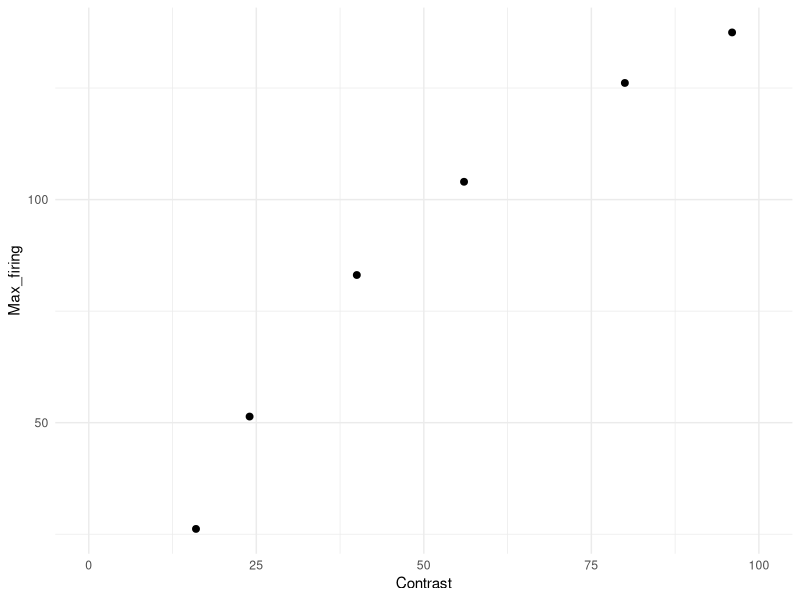
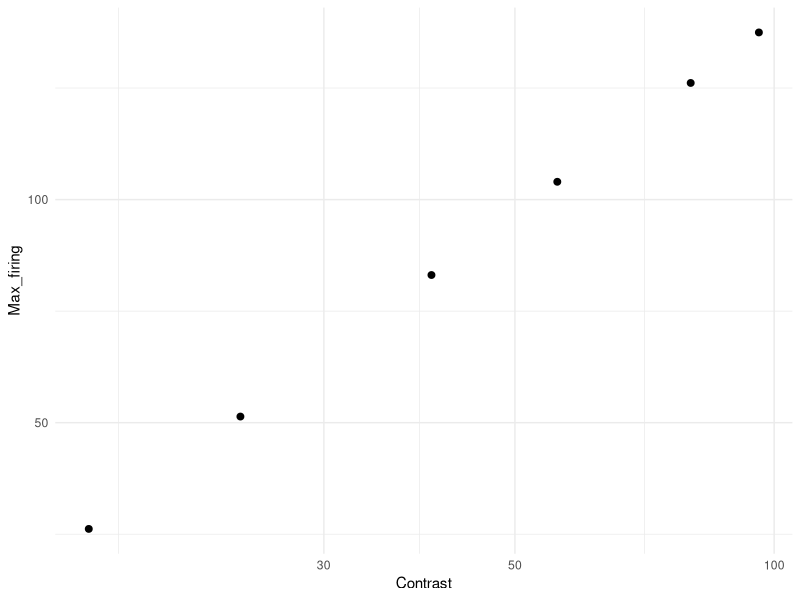

These charts were generated, in order, by the following R code: (Note: this script raises an error after producing the figures.)
# Simulation based on Albrecht & Hamilton (1982, fig. 1G)

library(tidyverse)
library(doParallel)
library(foreach)

Contrast <- c(2, 4, 8, 16, 24, 40, 56, 80, 96)
a <- -146 # fixed at 60 for comparability
b <-  143

Max_firing <- a + b * log10(Contrast)
df_ah <- data.frame(Contrast, Max_firing)
df_ah <- df_ah[df_ah$Max_firing >= 0, ]

g1 <- ggplot(df_ah, aes(x = Contrast, y = Max_firing)) +
  geom_point(size = 2) +
  coord_cartesian(xlim = c(0, 100)) +
  theme_minimal()
g1            

g2 <- ggplot(df_ah, aes(x = Contrast, y = Max_firing)) +
  geom_point(size = 2) +
  scale_x_log10() +
  theme_minimal()
g2 

### Simulation ###
cl <- makeCluster(parallel::detectCores() - 1)
registerDoParallel(cl)

n_neurons <- 180                                               # Number of neurons in the population
orientations <- seq(1, 180, by = 1)                            # Possible orientations (0 to 359 degrees)
preferred_orientations <-  seq(1, 180, length.out = n_neurons) # Preferred orientation of each neuron
max_firing_seq <- df_ah$Max_firing                             # Maximum firing rate of each neuron
contrast <-       df_ah$Contrast
tuning_width    <- 20                                          # Tuning width (standard deviation) of each neuron's response curve
n_trials <- 10000

all_results <- list()

for (max_firing_rate in max_firing_seq) {
  
  cat("Running max firing rate =", max_firing_rate, "\n")
  
  tuning_curves <- matrix(0, nrow = n_neurons, ncol = length(orientations))
  
  for (i in 1:n_neurons) {
    tuning_curves[i, ] <- max_firing_rate * exp(
      -0.5 * (
        pmin(abs(orientations - preferred_orientations[i]),
             180 - abs(orientations - preferred_orientations[i]))^2
      ) / tuning_width^2
    )
  }
  
  # ---- 90 ----
  responses_90 <- foreach(
    i = 1:n_trials,
    .combine = rbind,
    .packages = "stats"
  ) %dopar% {
    
    input_90 <- rnorm(n_trials, 90, 0)
    idx <- round(input_90[i]) + 1
    idx <- pmin(pmax(idx, 1), 180)
    
    mu <- tuning_curves[, idx]
    mu[mu == 0] <- 1e-8
    
    resp <- rnbinom(n_neurons, size = 1000000, mu = mu)
    
    cbind(resp,
          neuron = seq_len(n_neurons),
          stim = 90,
          trial = i,
          maxFR = max_firing_rate)
  }
  
  # ---- 91 ----
  responses_91 <- foreach(
    i = 1:n_trials,
    .combine = rbind,
    .packages = "stats"
  ) %dopar% {
    
    input_91 <- rnorm(n_trials, 91, 0)
    idx <- round(input_91[i]) + 1
    idx <- pmin(pmax(idx, 1), 180)
    
    mu <- tuning_curves[, idx]
    mu[mu == 0] <- 1e-8
    
    resp <- rnbinom(n_neurons, size = 1000000, mu = mu)
    
    cbind(resp,
          neuron = seq_len(n_neurons),
          stim = 91,
          trial = i,
          maxFR = max_firing_rate)
  }
  
  df_tmp <- as.data.frame(rbind(responses_90, responses_91))
  colnames(df_tmp) <- c("Spikes", "Neuron", "Stimulus", "Trial", "Contrast")
  
  all_results[[as.character(max_firing_rate)]] <- df_tmp
}

df <- do.call(rbind, all_results)
df$Contrast <- contrast[match(df$Contrast, max_firing_seq)]

### Visualization ###
df %>%
  group_by(Stimulus, Contrast, Trial) %>%
  summarise(Sum_spikes = sum(Spikes), .groups = "drop") -> df_sum

g3 <- ggplot(df_sum, aes(x = Sum_spikes, color = factor(Contrast))) +
  geom_density(alpha = 0.2, linewidth = 1) +
  theme_classic() +
  labs(
    x = "Sum of spikes",
    y = "Density",
    color = "Contrast",
    fill =  "Contrast"
  )
g3

df_sum %>%
  group_by(Contrast) %>%
  summarise(Mean_sum_spikes = mean(Sum_spikes),
            SD_sum_spikes = sd(Sum_spikes), .groups = "drop") -> df_summary

df_summary %>%
  ggplot(aes(x = Contrast, y = Mean_sum_spikes)) +
  geom_point(size = 2) +
  coord_cartesian(xlim = c(0, 100)) +
  theme_minimal() -> g4
g4

df_summary %>%
  ggplot(aes(x = Contrast, y = Mean_sum_spikes)) +
  geom_point(size = 2) +
  scale_x_log10() +
  scale_y_log10() +
  theme_minimal() -> g5
g5

df_summary %>%
  ggplot(aes(x = Contrast, y = SD_sum_spikes)) +
  geom_point(size = 2) +
  coord_cartesian(xlim = c(0, 100)) +
  theme_minimal() -> g6
g6

df_summary %>%
  ggplot(aes(x = Contrast, y = SD_sum_spikes)) +
  geom_point(size = 2) +
  scale_x_log10() +
  theme_minimal() -> g7
g7

df %>%
  filter(Neuron %in% c(90, 91)) %>%
  pivot_wider(names_from = Neuron, values_from = Spikes) %>%
  ggplot(aes(x = `90`, y = `91`, color = factor(Stimulus))) +
  geom_point(size = 2, alpha = 0.2) +
  labs(x = "Neuron 90", y = "Neuron 91") +
  coord_cartesian(xlim = c(0, 100), ylim = c(0, 100)) +
  theme_minimal() +
  facet_wrap(. ~ Contrast) -> g8
# g8

# sanity check for fano factor 
df %>%
  group_by(Contrast, Stimulus, Neuron) %>%
  summarise(
    mean_spikes = mean(Spikes),
    var_spikes  = var(Spikes),
    fano = var_spikes / mean_spikes,
    .groups = "drop"
  ) %>%
  filter(mean_spikes > 0) %>%
  group_by(Contrast, Stimulus) %>%
  summarise(
    mean_mean_spikes = mean(mean_spikes, na.rm = TRUE),
    mean_var_spikes = mean(var_spikes),
    mean_fano = mean(fano, na.rm = TRUE), # average across neurons
    sd_fano   = sd(fano, na.rm = TRUE),   # sd across neurons
    .groups = "drop")

### Linear Fisher information ###
df_wide <- df %>%
  pivot_wider(
    id_cols = c(Trial, Contrast, Stimulus),
    names_from = Neuron,
    values_from = Spikes)

df_wide$Stimulus_bin <- ifelse(df_wide$Stimulus == 90, 1, 0)

compute_lfi <- function(data, lambda = 1e-6) {
  
  neurons <- grep("^[0-9]+$", colnames(data), value = TRUE)  
  
  data0 <- data[data$Stimulus_bin == 0, neurons]
  data1 <- data[data$Stimulus_bin == 1, neurons]
  
  mu0 <- colMeans(data0)
  mu1 <- colMeans(data1)
  
  df <- mu1 - mu0
  
  Sigma0 <- cov(data0)
  Sigma1 <- cov(data1)
  Sigma  <- (Sigma0 + Sigma1) / 2
  
  p <- length(neurons)              # 逆行列を安定化させる処理 (ニューロン間の相関を少し弱める)
  Sigma <- Sigma + lambda * diag(p) # Ridge正則化, Tikhonov regularization (小さい固有値を持ち上げる)
  
  I <- as.numeric(t(df) %*% solve(Sigma) %*% df) # LFI
  I_per_neuron <- I / p
  
  return(I_per_neuron)
}

maxFR_values <- sort(unique(df_wide$Contrast))

lfi_results <- data.frame(
  Contrast = numeric(),
  LFI_per_neuron = numeric()
)

for (maxFR in maxFR_values) {
  df_sub <- df_wide[df_wide$Contrast == maxFR, ]
  lfi_value <- compute_lfi(df_sub)
  lfi_results <- rbind(lfi_results,
                       data.frame(Contrast = maxFR,
                                  LFI_per_neuron = lfi_value))
}

lfi_results$Contrast <- contrast
print(lfi_results)

lfi_results %>%
  ggplot(aes(x = Contrast, y = LFI_per_neuron)) +
  geom_point(size = 2) +
  coord_cartesian(xlim = c(0, 100)) +
  theme_minimal() -> g9
g9

### Decoding with logistic regression ###
run_logistic_cv_parallel <- function(data, k = 5, ncores = detectCores() - 1) {
  
  predictors <- grep("^[0-9]+$", colnames(data), value = TRUE)  
  n <- nrow(data)
  
  set.seed(123)
  folds <- sample(rep(1:k, length.out = n))
  
  cl <- makeCluster(ncores)
  registerDoParallel(cl)
  
  acc <- foreach(i = 1:k, .combine = c) %dopar% {
    
    train <- data[folds != i, ]
    test  <- data[folds == i, ]
    
    model <- glm(
      Stimulus_bin ~ .,
      data = train[, c("Stimulus_bin", predictors)],
      family = binomial
    )
    
    prob <- predict(model, newdata = test, type = "response")
    pred <- ifelse(prob > 0.5, 1, 0)
    
    mean(pred == test$Stimulus_bin)
  }
  
  stopCluster(cl)
  
  mean(acc)
}

decoding_results <- data.frame(
  Contrast = numeric(),
  Decoding_accuracy = numeric()
)

for (maxFR in maxFR_values) {
  df_sub <- df_wide[df_wide$Contrast == maxFR, ]
  accuracy <- run_logistic_cv_parallel(df_sub, k = 5, ncores = detectCores() - 1)
  decoding_results <- rbind(decoding_results,
                            data.frame(Contrast = maxFR,
                                       Decoding_accuracy = accuracy))
}

decoding_results <- mutate(decoding_results, D_prime = qnorm(Decoding_accuracy) - qnorm(1 - Decoding_accuracy),
                           Contrast = contrast)
decoding_results

decoding_results %>%
  ggplot(aes(x = Contrast, y = D_prime)) +
  geom_point(size = 2) +
  coord_cartesian(xlim = c(0, 100)) +
  theme_minimal() -> g10
g10

decoding_results %>%
  ggplot(aes(x = Contrast, y = D_prime)) +
  geom_point(size = 2) +
  scale_x_log10() +
  theme_minimal() -> g11
g11

g <- cowplot::plot_grid(g1, g2, g10, g11, g4, g5, nrow = 3)
ggsave("fig_1g.png", g, width = 4, height = 5.6, dpi = 300)
